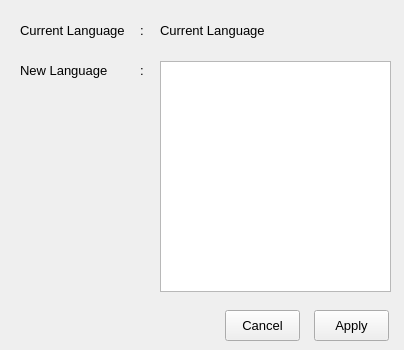
<?xml version="1.0" encoding="UTF-8"?>
<ui version="4.0">
 <class>ChangeLanguageWnd</class>
 <widget class="QWidget" name="ChangeLanguageWnd">
  <property name="windowModality">
   <enum>Qt::WindowModal</enum>
  </property>
  <property name="geometry">
   <rect>
    <x>0</x>
    <y>0</y>
    <width>404</width>
    <height>350</height>
   </rect>
  </property>
  <property name="windowTitle">
   <string>Change Language</string>
  </property>
  <widget class="QLabel" name="label">
   <property name="geometry">
    <rect>
     <x>20</x>
     <y>20</y>
     <width>121</width>
     <height>21</height>
    </rect>
   </property>
   <property name="font">
    <font>
     <family>Segoe UI</family>
     <pointsize>10</pointsize>
    </font>
   </property>
   <property name="text">
    <string>Current Language</string>
   </property>
  </widget>
  <widget class="QLabel" name="lbl_currentLanguage">
   <property name="geometry">
    <rect>
     <x>160</x>
     <y>20</y>
     <width>171</width>
     <height>21</height>
    </rect>
   </property>
   <property name="font">
    <font>
     <family>Segoe UI</family>
     <pointsize>10</pointsize>
    </font>
   </property>
   <property name="text">
    <string>Current Language</string>
   </property>
  </widget>
  <widget class="QLabel" name="label_3">
   <property name="geometry">
    <rect>
     <x>20</x>
     <y>60</y>
     <width>121</width>
     <height>21</height>
    </rect>
   </property>
   <property name="font">
    <font>
     <family>Segoe UI</family>
     <pointsize>10</pointsize>
    </font>
   </property>
   <property name="text">
    <string>New Language</string>
   </property>
  </widget>
  <widget class="QLabel" name="label_4">
   <property name="geometry">
    <rect>
     <x>140</x>
     <y>20</y>
     <width>16</width>
     <height>21</height>
    </rect>
   </property>
   <property name="font">
    <font>
     <family>Segoe UI</family>
     <pointsize>10</pointsize>
    </font>
   </property>
   <property name="text">
    <string>:</string>
   </property>
  </widget>
  <widget class="QLabel" name="label_5">
   <property name="geometry">
    <rect>
     <x>140</x>
     <y>60</y>
     <width>16</width>
     <height>21</height>
    </rect>
   </property>
   <property name="font">
    <font>
     <family>Segoe UI</family>
     <pointsize>10</pointsize>
    </font>
   </property>
   <property name="text">
    <string>:</string>
   </property>
  </widget>
  <widget class="QListView" name="lst_languageList">
   <property name="geometry">
    <rect>
     <x>160</x>
     <y>61</y>
     <width>231</width>
     <height>231</height>
    </rect>
   </property>
   <property name="editTriggers">
    <set>QAbstractItemView::NoEditTriggers</set>
   </property>
   <property name="showDropIndicator" stdset="0">
    <bool>false</bool>
   </property>
  </widget>
  <widget class="QPushButton" name="b_apply">
   <property name="geometry">
    <rect>
     <x>314</x>
     <y>310</y>
     <width>75</width>
     <height>31</height>
    </rect>
   </property>
   <property name="font">
    <font>
     <family>Segoe UI</family>
     <pointsize>10</pointsize>
    </font>
   </property>
   <property name="text">
    <string>Apply</string>
   </property>
  </widget>
  <widget class="QPushButton" name="b_cancel">
   <property name="geometry">
    <rect>
     <x>225</x>
     <y>310</y>
     <width>75</width>
     <height>31</height>
    </rect>
   </property>
   <property name="font">
    <font>
     <family>Segoe UI</family>
     <pointsize>10</pointsize>
    </font>
   </property>
   <property name="text">
    <string>Cancel</string>
   </property>
  </widget>
  <widget class="QLabel" name="label_6">
   <property name="geometry">
    <rect>
     <x>20</x>
     <y>100</y>
     <width>121</width>
     <height>121</height>
    </rect>
   </property>
   <property name="text">
    <string/>
   </property>
   <property name="pixmap">
    <pixmap resource="mitranslator.qrc">:/MiTranslator/Resources/change.png</pixmap>
   </property>
   <property name="scaledContents">
    <bool>true</bool>
   </property>
  </widget>
 </widget>
 <resources>
  <include location="mitranslator.qrc"/>
 </resources>
 <connections/>
</ui>
